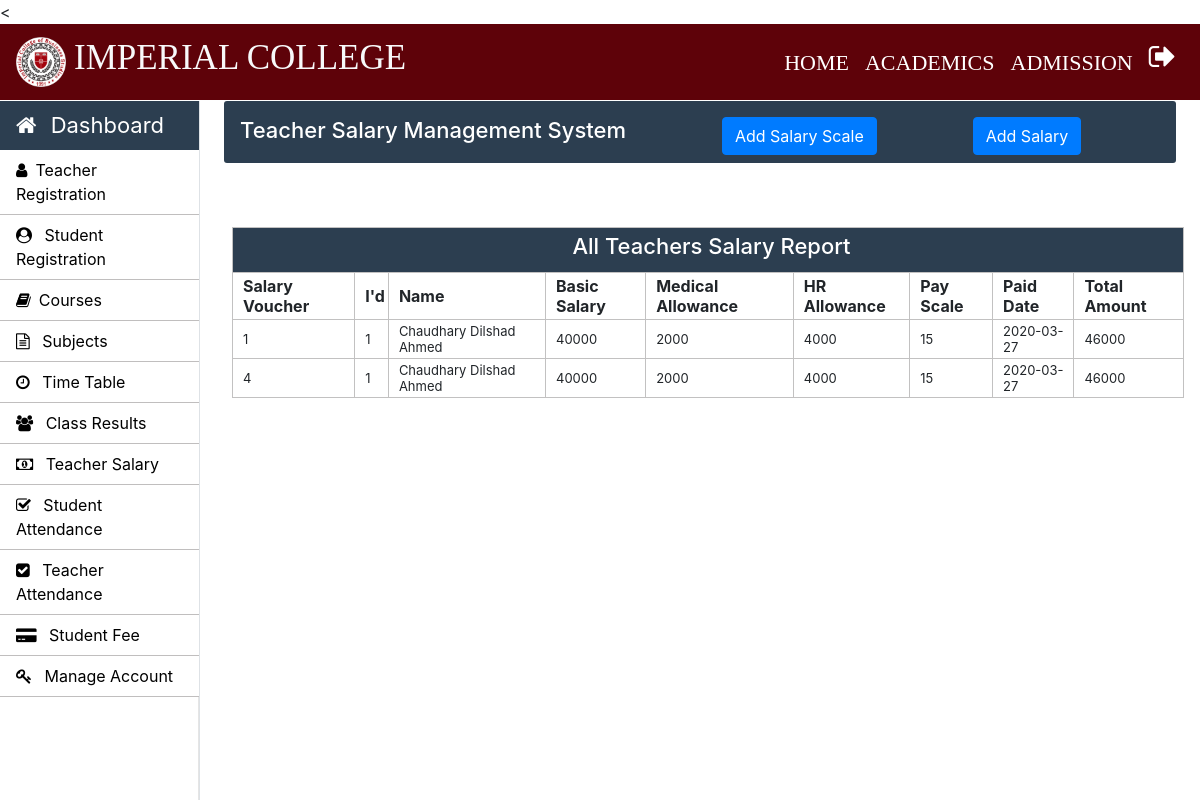
Page /Admin/teacher-salary.php (signed in) on the committed database.
### tables this page shows
CREATE TABLE `teacher_salary_allowances` (
  `teacher_id` int(11) NOT NULL,
  `basic_salary` int(11) NOT NULL,
  `medical_allowance` int(11) NOT NULL,
  `hr_allowance` int(11) NOT NULL,
  `scale` int(11) NOT NULL
);

CREATE TABLE `teacher_salary_report` (
  `salary_id` int(11) NOT NULL,
  `teacher_id` int(11) NOT NULL,
  `total_amount` int(11) NOT NULL,
  `status` varchar(11) NOT NULL,
  `paid_date` timestamp NOT NULL DEFAULT current_timestamp() ON UPDATE current_timestamp()
);

CREATE TABLE `teacher_info` (
  `teacher_id` int(11) NOT NULL,
  `first_name` varchar(30) NOT NULL,
  `middle_name` varchar(30) NOT NULL,
  `last_name` varchar(30) NOT NULL,
  `father_name` varchar(50) NOT NULL,
  `email` varchar(30) NOT NULL,
  `phone_no` varchar(11) NOT NULL,
  `profile_image` blob NOT NULL,
  `teacher_status` varchar(10) NOT NULL,
  `application_status` varchar(10) NOT NULL,
  `cnic` varchar(15) NOT NULL,
  `dob` varchar(15) NOT NULL,
  `other_phone` int(11) NOT NULL,
  `gender` varchar(10) NOT NULL,
  `permanent_address` varchar(100) NOT NULL,
  `current_address` varchar(100) NOT NULL,
  `place_of_birth` varchar(50) NOT NULL,
  `matric_complition_date` varchar(10) NOT NULL,
  `matric_awarded_date` varchar(10) NOT NULL,
  `matric_certificate` varchar(100) NOT NULL,
  `fa_complition_date` varchar(10) NOT NULL,
  `fa_awarded_date` varchar(10) NOT NULL,
  `fa_certificate` varchar(100) NOT NULL,
  `ba_complition_date` varchar(10) NOT NULL,
  `ba_awarded_date` varchar(10) NOT NULL,
  `ba_certificate` varchar(100) NOT NULL,
  `ma_complition_date` varchar(10) NOT NULL,
  `ma_awarded_date` varchar(100) NOT NULL,
  `ma_certificate` varchar(101) NOT NULL,
  `last_qualification` varchar(20) NOT NULL,
  `state` varchar(20) NOT NULL,
  `hire_date` varchar(10) NOT NULL
);

### Admin/teacher-salary.php (the view, shortened to what this page needs)
<?php
		require_once "../connection/connection.php";
	?>
<!doctype html>
<html lang="en">
	<head>
	</head>
	<body>
		<?php include('../common/common-header.php') ?>
		<?php include('../common/admin-sidebar.php') ?>
		<main role="main" class="col-xl-10 col-lg-9 col-md-8 ml-sm-auto px-md-4 w-100">
			<div class="sub-main">
				<div class="text-center d-flex flex-wrap flex-md-nowrap pt-3 pb-2 mb-3 text-white admin-dashboard pl-3">
					<div class="d-flex">
						<h4 class="mr-5">Teacher Salary Management System </h4>
						<button type="button" class="btn btn-primary ml-5 mr-5" data-toggle="modal" data-target=".bd-example-modal-lg">Add Salary Scale</button>
						<button type="button" class="btn btn-primary ml-5" data-toggle="modal" data-target=".add_salary">Add Salary</button>
					</div>
				</div>
				<div class="row">
					<div class="col-md-12 ml-2">
						<section class=" mt-3">
							<div class="row">
								<div class="col-md-8"></div>
								<div class="col-md-3 ml-5 ">
									<div class="col-md-12 pt-3 ml-5">
									</div>
								</div>
							</div>
							<div class="row">
								<div class="col-md-8"></div>
								<div class="col-md-3 ml-5 ">
									<div class="col-md-12 pt-3 ml-5">
									</div>
								</div>
							</div>
							<div class="row">
								<div class="col-md-12">
									<table class="w-100 table-elements table-three-tr" cellpadding="3">
										<tr class="table-tr-head table-three text-white">
											<td colspan="9" class=" text-center text-white"><h4>All Teachers Salary Report</h4></td>
										</tr>
										<tr class="table-tr-head">
											<th>Salary Voucher</th>
											<th>I'd</th>
											<th>Name</th>
											<th>Basic Salary</th>
											<th>Medical Allowance</th>
											<th>HR Allowance</th>
											<th>Pay Scale</th>
											<th>Paid Date</th>
											<th>Total Amount</th>
										</tr>
										<?php
											$query="select tsr.teacher_id,ti.first_name,middle_name,last_name,salary_id,basic_salary,medical_allowance,hr_allowance,scale,Date(paid_date) as paid_date,total_amount from teacher_salary_allowances tsa inner join teacher_salary_report tsr on tsa.teacher_id=tsr.teacher_id inner join teacher_info ti on ti.teacher_id=tsr.teacher_id";
											$run=mysqli_query($con,$query);
											while ($row=mysqli_fetch_array($run)) { ?>
												<tr>
													<td><?php echo $row['salary_id'] ?></td>
													<td><?php echo $row['teacher_id'] ?></td>
													<td><?php echo $row["first_name"]." ".$row["middle_name"]." ".$row["last_name"] ?></td>
													<td><?php echo $row['basic_salary'] ?></td>
													<td><?php echo ($row['basic_salary']*$row['medical_allowance']/100) ?></td>
													<td><?php echo ($row['basic_salary']*$row['hr_allowance']/100) ?></td>
													<td><?php echo $row['scale'] ?></td>
													<td><?php echo $row['paid_date'] ?></td>
													<td><?php echo $row['total_amount'] ?></td>
												</tr>
											<?php
											}
										?>
									</table>
								</div>
							</div>
						</section>
					</div>
				</div>
			</div>
		</main>
	</body>
</html>

### Css/style.css (style rules this page uses)
h4 { font-size: 22px; }
.admin-dashboard { margin-top: 1px !important; background: #2c3e50 !important; border-radius: 3px; }
.table-elements tr, td, th { font-size: 13px; border: 1px solid rgb(194, 193, 193); padding-left: 10px !important; }
.table-three { background: #2c3e50 !important; }
.table-tr-head { height: 45px !important; padding: 10px !important; margin-top: 5px !important; }
.table-font-for-transcript td, th { font-size: 16px !important; }

### rows in the picture
teacher_salary_allowances: teacher_salary_report.salary_id "1", teacher_salary_report.teacher_id "1", teacher_info.first_name "Chaudhary", teacher_info.middle_name "Dilshad", teacher_info.last_name "Ahmed", basic_salary "40000", $row['basic_salary']*$row['medical_allowance']/100 "2000", $row['basic_salary']*$row['hr_allowance']/100 "4000", scale "15", paid_date "2020-03-27", teacher_salary_report.total_amount "46000", teacher_salary_report.salary_id "4"
